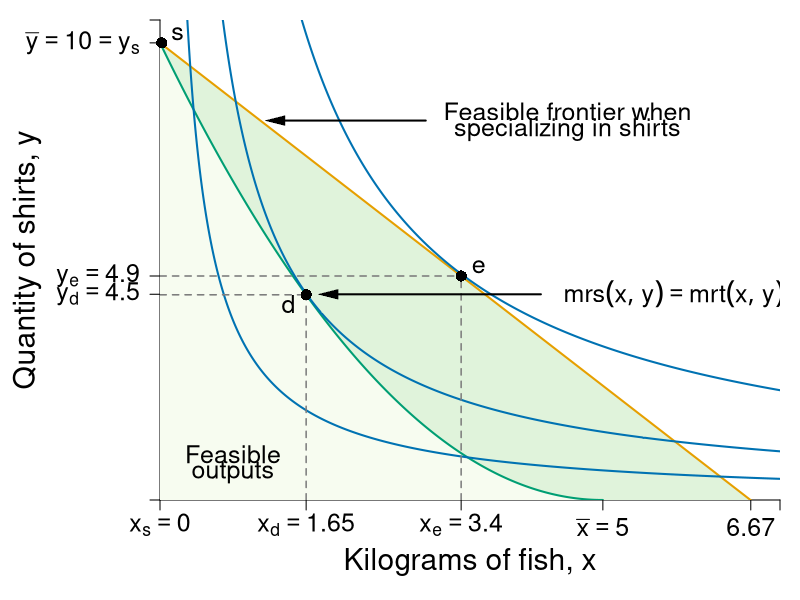

This chart was generated by the following R code:
#Graph Designer: Simon Halliday
#Authors: Bowles, Foley and Halliday
#Title: Coordination, Conflict and Competition: A Text in Microeconomics

require(shape)
pdf(file = "specprodexch/ppf_eos_indiff.pdf", width = 8, height = 8)

#Set parameters for graphics
pointsize <- 1.8
axislabelsize <- 1.8
labelsize <- 1.5
namesize <- 1.8
annotatesize <- 1.5
graphlinewidth <- 2
segmentlinewidth <- 1.5

COL <- c("#7fc97f", "#beaed4", "#fdc086", "#ffff99", "#386cb0", "#f0027f", "#bf5b17", "#666666")
COLA <- c("#e0f3db", "#99d8c9","#66c2a4","#41ae76", "#238b45", "#005824")
COLB <- c("#4eb3d3", "#2b8cbe", "#0868ac","#084081")
grays <- gray.colors(25, start = 1, end = 0)
CBCols <- c("#009E73","#0072B2","#E69F00")

#Edited the margins to cater for the larger LHS labels
par(mar =  c(5, 8, 1, 1))

#Change this to make it log of l 

# ppf <- function(l, k = 0.5) {
#   k * (1/l)
# }

ppf <- function(fish, k = 10/25, alpha = 2, maxfish = 5) {
  k * (fish - maxfish)^alpha 
}
# 
# fishProd <- function(l, k = 0.5){
#   (-k)*l
# }
# 
# feasibleLabor <- function(l, time = 10){
#   -time - l
# }
# 
# manufactureProd <- function(l, k = 0.1, alpha = 2){
#   k * (-l)^alpha
# }

uFn <- function(x, y, alpha = 0.5){
  (x^alpha)*(y^(1-alpha))
}

budgetExchange <- function(x, yintercept = 12, slope = 1){
  yintercept - slope * x
}

xlims <- c(0, 7)
ylims <- c(0, 10.5)

npts <- 501 
x <- seq(xlims[1], xlims[2], length.out = npts)
y <- seq(ylims[1], ylims[2], length.out = npts) 
a <- c(1.8, 2.73, 4.1)

plot(0, 0, xlim = xlims, ylim = ylims, type = "n",
     xlab = expression(paste("")),
     ylab = expression(paste("")), 
     xaxt = "n", 
     yaxt = "n", 
     cex.lab = axislabelsize, 
     bty = "n", 
     xaxs="i", 
     yaxs="i"
)

# ticksy <- seq(from = 0, to = ylims[2], by = 1)
# ylabels <- seq(from = 0, to = ylims[2], by = 1)
# ticksx <- seq(from = 0, to = xlims[2], by = 1)
# xlabels <- seq(from = 0, to = xlims[2], by = 1)
ticksy <- c(ylims[1], 4.5, 4.9, 10, ylims[2])
ylabels <- c(NA, expression(paste(y[d]) == 4.5), expression(paste(y[e]) == 4.9),expression(paste(bar(y)==10, phantom() == y[s])), NA)
ticksx <- c(xlims[1], 1.65, 3.4, 5, 6.67, xlims[2])
xlabels <- c(expression(paste(x[s] == 0)), expression(paste(x[d]) == 1.65), expression(paste(x[e])==3.4), expression(paste(bar(x)==5)), 6.67, NA)


axis(1, at = ticksx, pos = 0, labels = xlabels, cex.axis = labelsize)
axis(2, at = ticksy, pos = 0, labels = ylabels, las = 1, cex.axis = labelsize)

npts <- 500 
xx1 <- seq(0, 5, length.out = npts)
xx2 <- seq(0, xlims[2], length.out = npts)
xx3 <- seq(xlims[1], 0, length.out = npts)
xx4 <- seq(-11, 0, length.out = npts)

#Draw the polygon for shading the feasible set
xpoly2 <- c(0, 10/1.5, 0, 0)
ypoly2 <- c(0, 0, 10, 0)
polygon(x = xpoly2, y = ypoly2, col=COLA[1], density=NULL, border = NA)


xpoly1 <- seq(from = 0, to = 5, length.out = 500)
ypoly1 <- ppf(xpoly1, k = 10/25, alpha = 2, maxfish = 5)
polygon(x = c(xpoly1, rev(xpoly1[1])), y = c(ypoly1, rev(ypoly1)[1]), col="#f7fcf0", density=NULL, border = NA)



#Draw the graphs
lines(xx1, ppf(xx1, k = 10/25, alpha = 2, maxfish = 5), col = CBCols[1], lwd = graphlinewidth)
lines(xx2, budgetExchange(xx2,  yintercept = 10, slope = 1.5), col = CBCols[3], lwd = graphlinewidth)
#lines(xx3, feasibleLabor(xx3, time = 10), col = COL[3], lwd = graphlinewidth)
#lines(xx4, manufactureProd(xx4, k = 0.1, alpha = 2), col = COLB[4], lwd = graphlinewidth)

#Label axes
mtext(expression(paste("Kilograms of fish, ", x)), side = 1, line = 3, cex = axislabelsize)
text(-1.5, 0.5*ylims[2], expression(paste("Quantity of shirts, ", y)), xpd = TRUE, cex = axislabelsize, srt = 90) 


contour(x, y, 
        outer(x, y, uFn),
        drawlabels = FALSE,
        col = CBCols[2],
        lwd = graphlinewidth,
        levels = a, 
        xaxs="i", 
        yaxs="i", 
        add = TRUE)

#Label the indifference curves
text(7.2, 0.72, expression(u[1]^A), cex = labelsize)
text(7.2, 1.35, expression(u[2]^A), cex = labelsize)
text(7.2, 2.65, expression(u[3]^A), cex = labelsize)

#Label point d
text(1.65 - 0.2, ppf(fish = 1.65) -0.2, expression(d), cex = labelsize)
segments(1.65, 0, 1.65, ppf(fish = 1.65), lty = 2, col = grays[20], lwd = segmentlinewidth)
segments(0, ppf(fish = 1.65), 1.65, ppf(fish = 1.65, k = 10/25, alpha = 2, maxfish = 5), lty = 2, col = grays[20], lwd = segmentlinewidth)
points(1.65, ppf(fish = 1.65), pch = 16, col = "black", cex = 1.5)

#Label point e
text(3.4 + 0.2, budgetExchange(3.4,  yintercept = 10, slope = 1.5) +.2, expression(e), cex = labelsize)
segments(3.4, 0, 3.4, budgetExchange(3.4,  yintercept = 10, slope = 1.5), lty = 2, col = grays[20], lwd = segmentlinewidth)
segments(0, budgetExchange(3.4,  yintercept = 10, slope = 1.5), 3.4, budgetExchange(3.4,  yintercept = 10, slope = 1.5), lty = 2, col = grays[20], lwd = segmentlinewidth)
points(3.4, budgetExchange(3.4,  yintercept = 10, slope = 1.5), pch = 16, col = "black", cex = 1.5)

#Label point s
text(0.2, 10.2, expression(s), cex = labelsize)
points(0.02, 10, pch = 16, col = "black", cex = 1.5, xpd = TRUE)

#Label the feasible frontier
# text(4.5, 7.8, expression("Feasible Frontier"), cex = labelsize)
# text(4.5, 7.4, expression("(production possibilities frontier)"), cex = labelsize)
# Arrows(3.2, 7.8, 0.75, 7.8, col = "black", lty = 1, lwd = 2, arr.type = "triangle", arr.lwd = 0.5)


#Label the exchange constraint
text(4.6, 8.5, expression("Feasible frontier when"), cex = labelsize)
text(4.6, 8.1, expression("specializing in shirts"), cex = labelsize)
Arrows(3, 8.3, 1.3, 8.3, col = "black", lty = 1, lwd = 2, arr.type = "triangle", arr.lwd = 0.5)

#Label mrt = mrs
text(5.8, 4.5, expression(paste(mrs(x,y) == mrt(x,y))), cex = labelsize)
Arrows(4.3, 4.5, 1.9, 4.5, col = "black", lty = 1, lwd = 2, arr.type = "triangle", arr.lwd = 0.5)

text(0.825, 1, expression("Feasible"), cex = labelsize)
text(0.825, 0.6, expression("outputs"), cex = labelsize)

dev.off()
